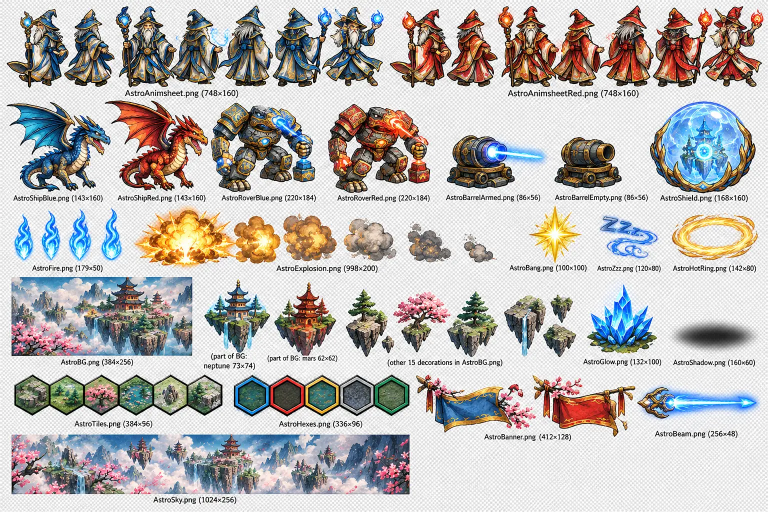
#> input picture tools/fantasy_extract/src.webp, 1536 x 1024 px (shown at 1/2 size)
$ python ex1.py
#> lines starting #> are read from the running program, lines starting #| are printed output that depends on the picture; after the words box and inside, x2 and y2 are one past the last pixel; in counts of white or black regions, pixels touching at a corner belong together
### JS/tools/fantasy_extract/lib.py
import numpy as np
from PIL import Image, ImageFilter
from scipy import ndimage as ndi
SRC = Image.open('src.webp').convert('RGB')
#> SRC is the input picture: PIL image 1536x1024 RGB; mean R, G, B 187.2, 183.8, 181.6
A = np.array(SRC).astype(int)
def bgmask(box, pocket=True):
    x0, y0, x1, y1 = box
    a = A[y0:y1, x0:x1]
    mx = a.max(2); mn = a.min(2)
    like = ((mx - mn) <= 14) & (mn >= 196)
    lab, n = ndi.label(like, structure=np.ones((3, 3)))
    border = set(np.unique(np.concatenate([lab[0], lab[-1], lab[:, 0], lab[:, -1]]))) - {0}
    bg = np.isin(lab, list(border))
    if pocket == 'all':
        for i in range(1, n + 1):
            if i in border: continue
            m = lab == i
            if m.sum() >= 28: bg |= m
    elif pocket:                       # enclosed light-grey pockets that are big and flat (the checkerboard seen through gaps)
        for i in range(1, n + 1):
            if i in border: continue
            m = lab == i; ar = m.sum()
            if ar >= 70:
                vals = a[m][:, 0]
                if vals.std() < 24 and vals.min() >= 200 and vals.mean() >= 218:   # checkerboard is flat; hair/glass is not
                    bg |= m
    return bg
def cut(box, pocket=True, erode=1, trim=True):
    x0, y0, x1, y1 = box
    bg = bgmask(box, pocket)
    fg = ~bg
    # remove tiny specks
    lab, n = ndi.label(fg, structure=np.ones((3, 3)))
    if n:
        sizes = ndi.sum(fg, lab, range(1, n + 1))
        for i, s in enumerate(sizes, 1):
            if s < 40: fg[lab == i] = False
    if erode: fg = ndi.binary_erosion(fg, iterations=erode)
    alpha = Image.fromarray((fg * 255).astype(np.uint8)).filter(ImageFilter.GaussianBlur(0.8))
    rgb = SRC.crop(box)
    out = rgb.convert('RGBA'); out.putalpha(alpha)
    if trim:
        bb = out.getchannel('A').point(lambda v: 255 if v > 40 else 0).getbbox()
        if bb: out = out.crop(bb)
    return out
# [17 lines left out: function split_cols, not called in this run]
def montage(imgs, path, bg=(70, 70, 90), pad=8):
    h = max(i.height for i in imgs); w = sum(i.width for i in imgs) + pad * (len(imgs) + 1)
    m = Image.new('RGB', (w, h + 2 * pad), bg); x = pad
    for i in imgs:
        m.paste(i, (x, pad + h - i.height), i); x += i.width + pad
    m.save(path)

# [9 lines left out: function refine, not called in this run]

### tools/fantasy_extract/ex1.py
from lib import *
import json
def refine(box, guesses, win=14):
    x0,y0,x1,y1 = box
    fg = ~bgmask(box, False); cols = fg.sum(0)
    out = [x0]
    for g in guesses:
        lo = max(1, g - x0 - win); hi = min(len(cols) - 1, g - x0 + win)
        out.append(x0 + lo + int(np.argmin(cols[lo:hi])))
    out.append(x1)
    return out
res = {}
# wizards
for name, box, guesses in [('blue', (8, 0, 774, 170), [138, 240, 345, 445, 543, 643]), ('red', (776, 0, 1536, 170), [905, 1003, 1107, 1208, 1305, 1405])]:
    xs = refine(box, guesses)
    parts = [(xs[i], 0, xs[i+1], 170) for i in range(7)]
    imgs = [cut(p) for p in parts]
    res[name] = imgs
    montage(imgs, f'w_{name}.png')
    print(name, xs, [i.size for i in imgs])
#> this loop made 2 passes
#> h in montage on passes 1 to 2: 159, 160
#| blue [8, 137, 229, 349, 445, 546, 655, 774] [(124, 152), (92, 152), (118, 158), (96, 151), (101, 159), (109, 155), (114, 156)]
#| red [776, 902, 989, 1113, 1210, 1308, 1402, 1536] [(122, 152), (87, 151), (124, 160), (97, 152), (98, 159), (94, 155), (127, 158)]
#> pass 1, in bgmask, `a = A[y0:y1, x0:x1]`:
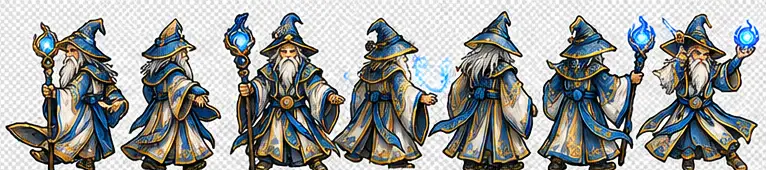
#> a: shape (170, 766, 3) int64; mean R, G, B 156, 158, 155.9
#> pass 1, in bgmask, `mx = a.max(2)`:
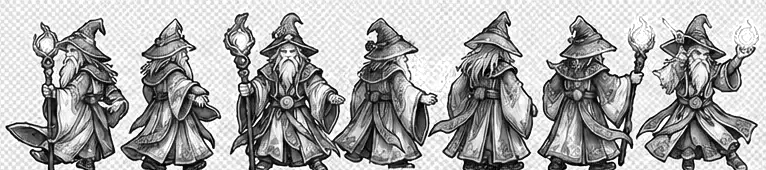
#> mx: shape (170, 766) int64; min 0, max 255, mean 168.9
#> pass 1, in bgmask, `mn = a.min(2)`:
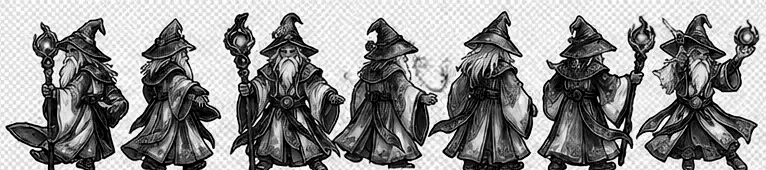
#> mn: shape (170, 766) int64; min 0, max 255, mean 143.3
#> pass 1, in bgmask, `like = ((mx - mn) <= 14) & (mn >= 196)`:
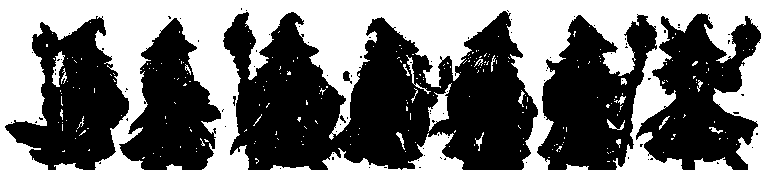
#> like: shape (170, 766) bool; 43.1% white; 266 white regions (237 under 20 px), largest, box (x1, y1, x2, y2) and area: (0, 0, 766, 170) 51621, (402, 132, 464, 170) 1156, (322, 148, 401, 170) 615
#> after the loop, res = 2 items
import pickle; pickle.dump({k:[i for i in v] for k,v in res.items()}, open('wiz.pkl','wb'))
